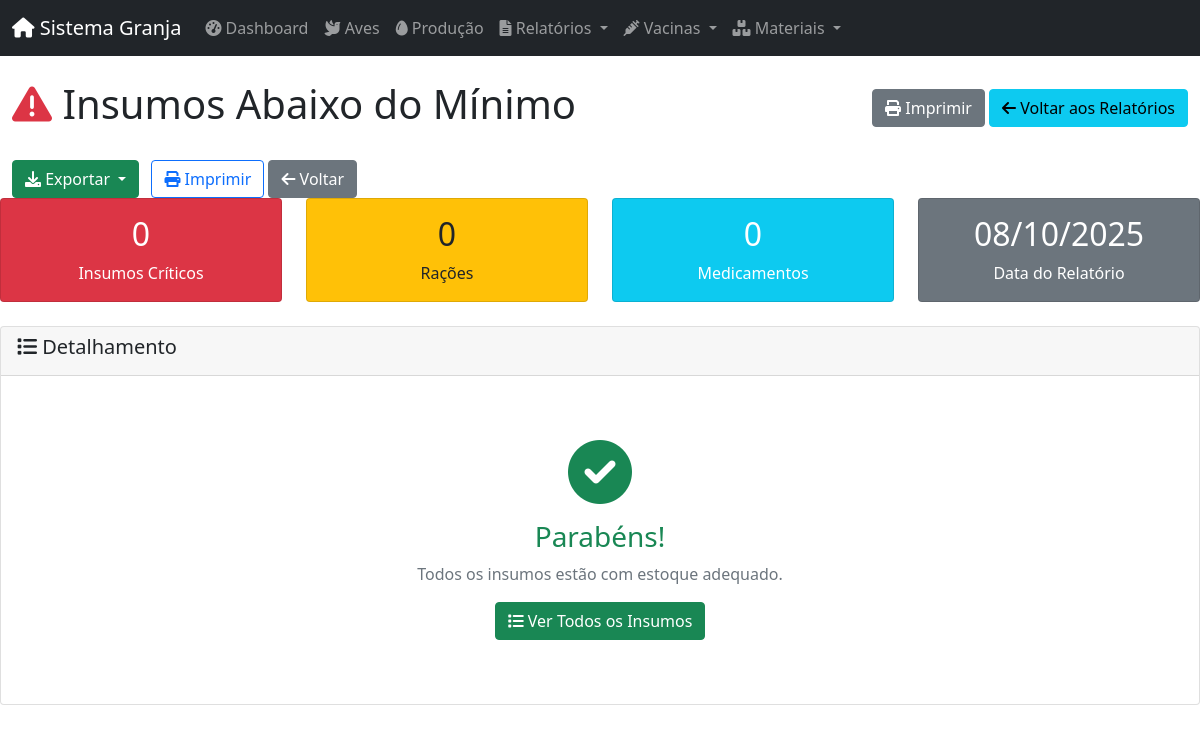
The page /insumos/relatorios/abaixo-minimo on the database as committed earlier.
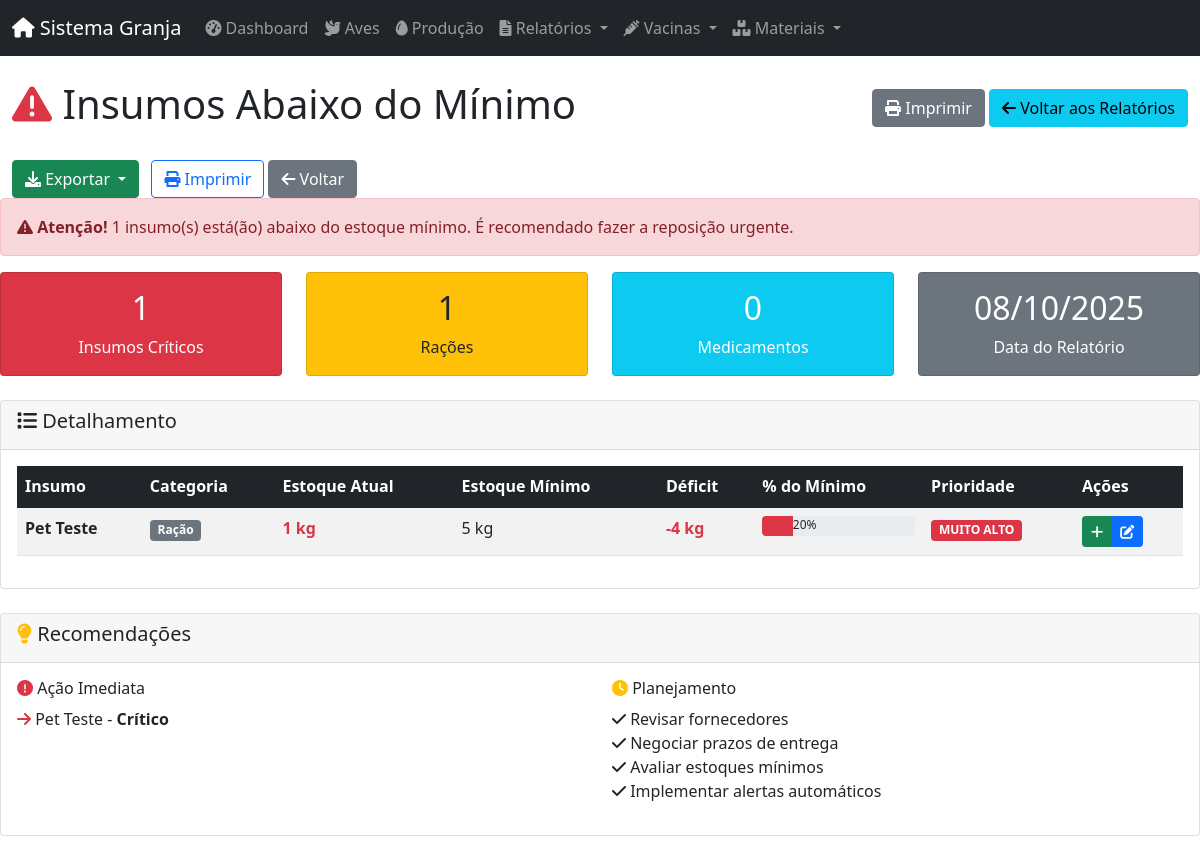
The same page on the database as committed later.
### app/models/database.py (models this page shows)
class BaseModel(Model):
    class Meta:
        database = db

class InsumoNovo(BaseModel):
    id_insumo = AutoField()
    nome = CharField(max_length=100)
    categoria = CharField(max_length=50, choices=[(c.value, c.value) for c in CategoriaInsumo])
    unidade = CharField(max_length=10, choices=[(u.value, u.value) for u in UnidadeMedida])
    quantidade_atual = DecimalField(max_digits=10, decimal_places=2, default=0)
    quantidade_minima = DecimalField(max_digits=10, decimal_places=2, default=0)
    data_validade = DateField(null=True)
    observacoes = TextField(null=True)
    ativo = BooleanField(default=True)
    data_criacao = DateTimeField(default=datetime.datetime.now)
    usuario_criacao = ForeignKeyField(Usuarios, backref='insumos_criados', null=True)
    class Meta:
        table_name = 'insumos_novo'

### app/routes/insumo_routes.py (the view)
@insumo_web.route('/relatorios/abaixo-minimo', methods=['GET'])
def relatorio_abaixo_minimo():
    insumos = InsumoController.listar_todos(abaixo_minimo=True, ativo=True)
    return render_template('insumo/relatorio_abaixo_minimo.html',
                         insumos=insumos,
                         today=date.today())

### app/controllers/insumo_controller.py (called while the page is built)
    @staticmethod
    def listar_todos(categoria: str = None, abaixo_minimo: bool = False,
                    vencimento_dias: int = None, ativo: bool = True) -> List[InsumoNovo]:
        query = InsumoNovo.select().where(InsumoNovo.ativo == ativo)
        if categoria:
            query = query.where(InsumoNovo.categoria == categoria)
        if abaixo_minimo:
            query = query.where(InsumoNovo.quantidade_atual < InsumoNovo.quantidade_minima)
        if vencimento_dias:
            data_limite = date.today() + timedelta(days=vencimento_dias)
            query = query.where(
                (InsumoNovo.data_validade.is_null(False)) &
                (InsumoNovo.data_validade <= data_limite)
            )
        return list(query.order_by(InsumoNovo.nome))

### app/templates/insumo/relatorio_abaixo_minimo.html (shortened to what the changed rows need)
{% extends "layouts/admin.html" %}
{% block content %}
<div class="container-fluid">
    <div class="d-flex justify-content-between align-items-center mb-4">
        <h1><i class="fas fa-exclamation-triangle text-danger"></i> Insumos Abaixo do Mínimo</h1>
    </div>
        <div class="dropdown d-inline-block me-2">
        </div>
        <button onclick="window.print()" class="btn btn-outline-primary">
        </button>
        <a href="{{ url_for('insumo_web.relatorios') }}" class="btn btn-secondary">
        </a>
    </div>
    {% if insumos %}
        <div class="alert alert-danger">
            <i class="fas fa-exclamation-triangle"></i>
            <strong>Atenção!</strong> {{ insumos|length }} insumo(s) está(ão) abaixo do estoque mínimo.
            É recomendado fazer a reposição urgente.
        </div>
    {% endif %}
    <div class="row mb-4">
        <div class="col-md-3">
            <div class="card bg-danger text-white">
                <div class="card-body text-center">
                    <h2>{{ insumos|length }}</h2>
                    <p class="mb-0">Insumos Críticos</p>
                </div>
            </div>
        </div>
        <div class="col-md-3">
            <div class="card bg-warning text-dark">
                <div class="card-body text-center">
                    <h2>{{ insumos|selectattr('categoria', 'equalto', 'Ração')|list|length }}</h2>
                    <p class="mb-0">Rações</p>
                </div>
            </div>
        </div>
        <div class="col-md-3">
            <div class="card bg-info text-white">
                <div class="card-body text-center">
                    <h2>{{ insumos|selectattr('categoria', 'equalto', 'Medicamento')|list|length }}</h2>
                </div>
            </div>
        </div>
        <div class="col-md-3">
            <div class="card bg-secondary text-white">
                <div class="card-body text-center">
                    <h2>{{ today.strftime("%d/%m/%Y") }}</h2>
                </div>
            </div>
        </div>
    </div>
    <div class="card">
        <div class="card-header">
        </div>
        <div class="card-body">
            {% if insumos %}
                <div class="table-responsive">
                    <table class="table table-striped table-hover">
                        <thead class="table-dark">
                            <tr>
                                <th>Insumo</th>
                                <th>Categoria</th>
                                <th>Estoque Atual</th>
                                <th>Estoque Mínimo</th>
                                <th>Déficit</th>
                                <th>% do Mínimo</th>
                                <th>Prioridade</th>
                                <th>Ações</th>
                            </tr>
                        </thead>
                        <tbody>
                            {% for insumo in insumos %}
                                {% set deficit = insumo.quantidade_minima - insumo.quantidade_atual %}
                                {% set percentual = (insumo.quantidade_atual / insumo.quantidade_minima * 100) if insumo.quantidade_minima > 0 else 0 %}
                                {% set width_percentual = percentual|round|int %}
                                <tr>
                                    <td>
                                        <strong>{{ insumo.nome }}</strong>
                                    </td>
                                    <td>
                                        <span class="badge bg-secondary">{{ insumo.categoria }}</span>
                                    </td>
                                    <td>
                                        <span class="text-danger fw-bold">
                                            {{ insumo.quantidade_atual }} {{ insumo.unidade }}
                                        </span>
                                    </td>
                                    <td>{{ insumo.quantidade_minima }} {{ insumo.unidade }}</td>
                                    <td>
                                        <span class="text-danger fw-bold">
                                            -{{ deficit }} {{ insumo.unidade }}
                                        </span>
                                    </td>
                                    <td>
                                        <div class="progress" style="height: 20px;">
                                            <div class="progress-bar
                                                {% if percentual < 25 %}bg-danger
                                                {% elif percentual < 50 %}bg-warning
                                                {% else %}bg-info{% endif %}"
                                                data-width="{{ width_percentual}}"></div>
                                                {{ width_percentual }}%
                                            </div>
                                        </div>
                                    <td>
                                        {% if percentual == 0 %}
                                            <span class="badge bg-danger">CRÍTICO</span>
                                        {% elif percentual < 25 %}
                                            <span class="badge bg-danger">MUITO ALTO</span>
                                        {% elif percentual < 50 %}
                                            <span class="badge bg-warning">ALTO</span>
                                        {% else %}
                                            <span class="badge bg-info">MÉDIO</span>
                                        {% endif %}
                                    </td>
                                    <td>
                                        <div class="btn-group btn-group-sm">
                                            <a href="{{ url_for('insumo_web.nova_movimentacao') }}?insumo_id={{ insumo.id_insumo }}"
                                               class="btn btn-success" title="Entrada de Estoque">
                                                <i class="fas fa-plus"></i>
                                            </a>
                                            <a href="{{ url_for('insumo_web.editar', id_insumo=insumo.id_insumo) }}"
                                               class="btn btn-primary" title="Editar">
                                                <i class="fas fa-edit"></i>
                                            </a>
                                        </div>
                                    </td>
                            {% endfor %}
                </div>
            {% else %}
                <div class="text-center py-5">
                    <i class="fas fa-check-circle fa-4x text-success mb-3"></i>
                    <h3 class="text-success">Parabéns!</h3>
                    <p class="text-muted">Todos os insumos estão com estoque adequado.</p>
                    <a href="{{ url_for('insumo_web.listar') }}" class="btn btn-success">
                        <i class="fas fa-list"></i> Ver Todos os Insumos
                    </a>
                </div>
            {% endif %}
        </div>
    </div>
    {% if insumos %}
    <div class="card mt-4">
        <div class="card-header">
            <h5><i class="fas fa-lightbulb text-warning"></i> Recomendações</h5>
        </div>
        <div class="card-body">
            <div class="row">
                <div class="col-md-6">
                    <h6><i class="fas fa-exclamation-circle text-danger"></i> Ação Imediata</h6>
                    <ul class="list-unstyled">
                        {% for insumo in insumos %}
                            {% set percentual = (insumo.quantidade_atual / insumo.quantidade_minima * 100) if insumo.quantidade_minima > 0 else 0 %}
                            {% if percentual < 25 %}
                                <li><i class="fas fa-arrow-right text-danger"></i> {{ insumo.nome }} - <strong>Crítico</strong></li>
                            {% endif %}
                        {% endfor %}
                    </ul>
                </div>
                <div class="col-md-6">
                    <h6><i class="fas fa-clock text-warning"></i> Planejamento</h6>
                    <ul class="list-unstyled">
                        <li><i class="fas fa-check"></i> Revisar fornecedores</li>
                        <li><i class="fas fa-check"></i> Negociar prazos de entrega</li>
                        <li><i class="fas fa-check"></i> Avaliar estoques mínimos</li>
                        <li><i class="fas fa-check"></i> Implementar alertas automáticos</li>
                    </ul>
                </div>
            </div>
        </div>
    </div>
    {% endif %}
{% endblock %}

Rows that differ between the two databases and show on the page:
added InsumoNovo: nome "Pet Teste", categoria "Ração", quantidade_atual "1", unidade "kg", quantidade_minima "5", deficit "4", width_percentual "20"
Other text that changed with them:
{{ insumos|length }}: (not shown) → "1"
{{ insumos|length }}: "0" → "1"
{{ insumos|selectattr('categoria', 'equalto', 'Ração')|list|length }}: "0" → "1"
text no longer shown: "Parabéns! Todos os insumos estão com estoque adequado. Ver Todos os Insumos"
text now shown: "Atenção! insumo(s) está(ão) abaixo do estoque mínimo. É recomendado fazer a reposição urgente. Insumo Categoria Estoque Atual Estoque Mínimo Déficit % do Mínimo Prioridade Ações Recomendações Ação Imediata Planejamento Revisar fornecedores Negociar prazos de entrega Avaliar estoques mínimos Implementar alertas automáticos"
